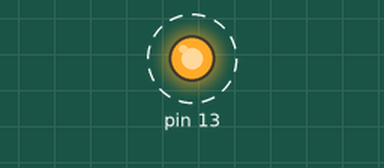
Recording of a sketch running on a simulated Arduino Uno, built with avr-gcc and run on an emulated ATmega328P. On the bench: output pins drawn as LEDs (lit = HIGH). Dashed ring = blinking.

Above: at 0.19 s.
Timing chart, 0 to 3.0 s (numbered marks = the images above):
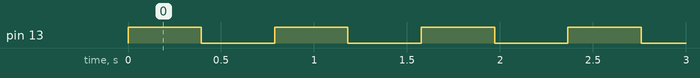

Measured:
- by itself, pin 13: alternates HIGH for 0.39 s and LOW for 0.39 s

The sketch:

blinkWithDelay.ino
```cpp
void setup() {
  // put your setup code here, to run once:
  asm("sbi 0x04, 5");
}

void loop() {
  // put your main code here, to run repeatedly:
  asm("start:");
  asm("sbi 0x05, 5");
  asm("ldi r16, 0x20");
  asm("rcall delay");
  asm("cbi 0x05, 5");
  asm("ldi r16, 0x20");
  asm("rcall delay");
  asm("rjmp start");

  asm("delay:");
  asm("dec r8");
  asm("brne delay");
  asm("dec r9");
  asm("brne delay");
  asm("dec r16");
  asm("brne delay");
  asm("ret");

}
```
